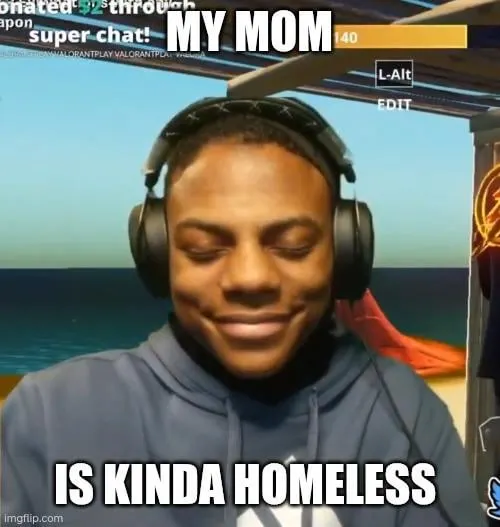
#> input picture speed.jpg, 500 x 527 px
$ python rotar.py
#> lines starting #> are read from the running program, lines starting #| are printed output that depends on the picture
import numpy as np

from PIL import Image

img = Image.open("speed.jpg").convert("L") # escala de grises
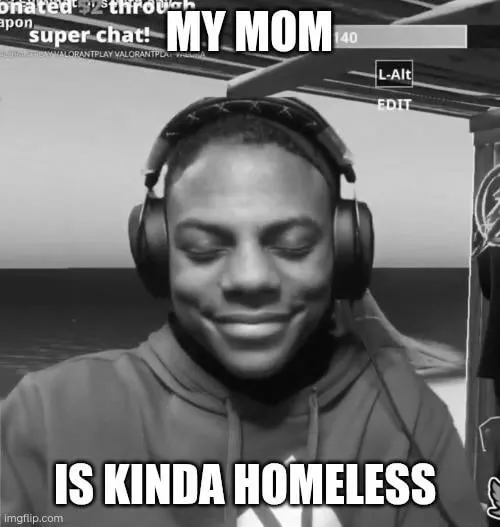
#> img: PIL image 500x527 L; min 0, max 255, mean 113.1
arr = np.array(img)#convierte la imagen en un arreglo
negativo = 255 - arr #invierte el color del arreglo
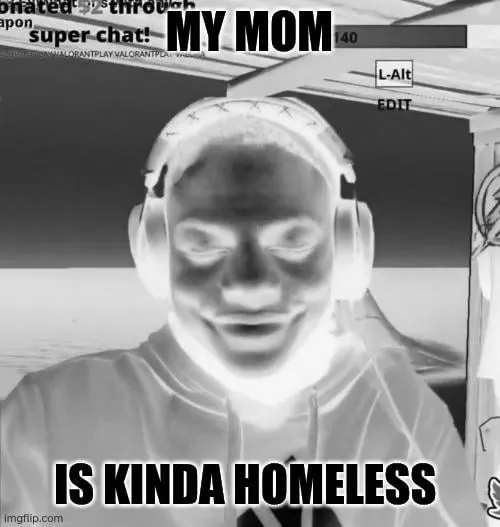
#> negativo: shape (527, 500); min 0, max 255, mean 141.9

Image.fromarray(negativo).show()
